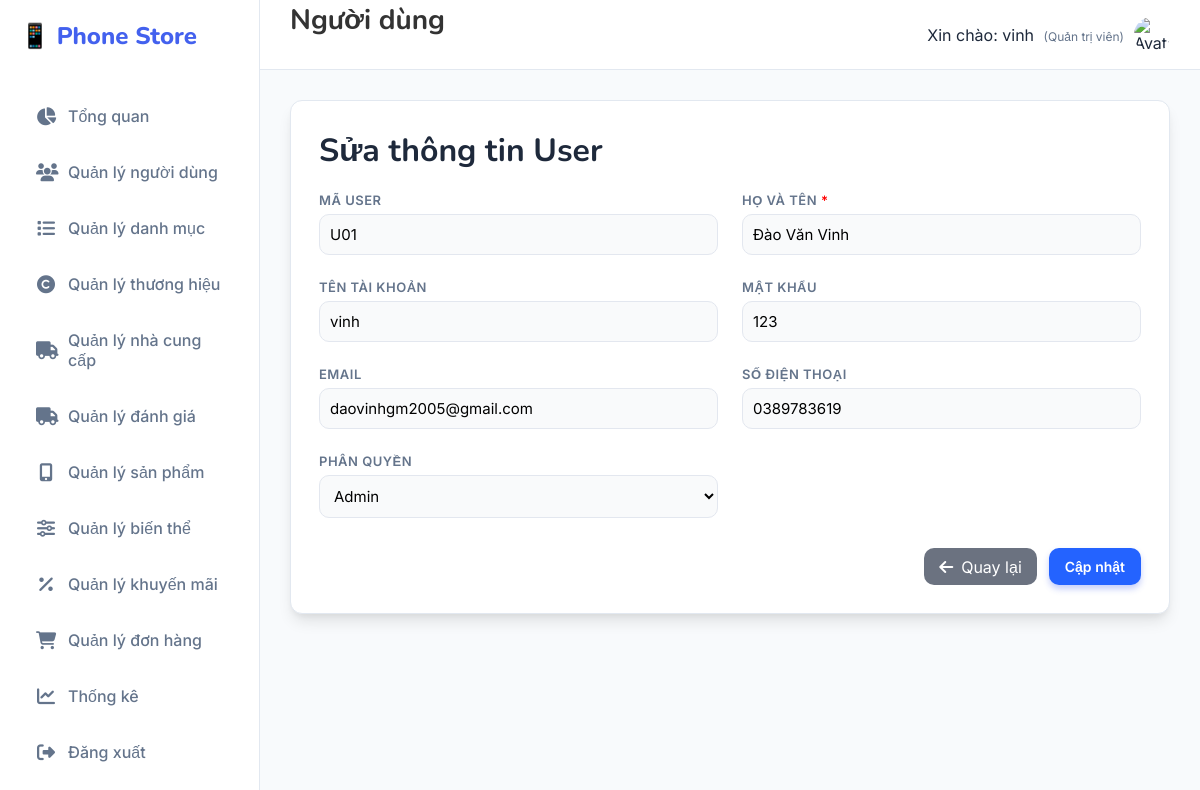
The app's page /Users/sua/U01 (signed in) with its own data.
### tables this page shows
CREATE TABLE `users` (
  `ma_user` varchar(20) NOT NULL,
  `ten_user` varchar(55) NOT NULL,
  `password` varchar(255) NOT NULL,
  `full_name` varchar(255) DEFAULT NULL,
  `email` varchar(55) DEFAULT NULL,
  `phan_quyen` enum('admin','khach_hang') NOT NULL DEFAULT 'khach_hang',
  `so_dien_thoai` varchar(20) DEFAULT NULL,
  `ngay_tao` datetime DEFAULT current_timestamp()
);

### MVC/Core/controller.php (called while the page is built, shortened)
<?php
class controller
{
    public function model($model)
    {
        return new $model;
    }
    public function view($view, $data = [])
    {
        include_once __DIR__ . '/../Views/' . $view . '.php';
    }
}

### MVC/Controllers/Users.php (called while the page is built, shortened)
<?php
class Users extends controller
{
    private $user;
    function __construct()
    {
        $this->user = $this->model("Users_m");
    }
    function sua($ma_user)
    {
        $result = $this->user->Users_getById($ma_user);
        $row = mysqli_fetch_array($result);
        $this->view('Master', [
            'page' => 'Users_sua',
            'ma_user' => $row['ma_user'],
            'ten_user' => $row['ten_user'],
            'full_name' => $row['full_name'],
            'password' => $row['password'],
            'email' => $row['email'],
            'phan_quyen' => $row['phan_quyen'],
            'so_dien_thoai' => $row['so_dien_thoai']
        ]);
    }
}

### MVC/Core/app.php (called while the page is built, shortened)
<?php
class app
{
    protected $action = "Get_data";
    function __construct()
    {
        $arr = $this->processURL();
        if ($arr != null) {
            if (file_exists(__DIR__ . '/../Controllers/' . $arr[0] . '.php')) {
                unset($arr[0]);
            }
        }
        $this->controller = new $this->controller;
        if (isset($arr[1])) {
            if (method_exists($this->controller, $arr[1])) {
                $this->action = $arr[1];
                unset($arr[1]);
            }
        }
        $this->param = $arr ? array_values($arr) : [];
        call_user_func_array([$this->controller, $this->action], $this->param);
    }
    function processURL()
    {
        if (isset($_GET['url'])) {
            return explode('/', filter_var(trim($_GET['url']), FILTER_DEFAULT));
        }
    }
}

### index.php (called while the page is built, shortened)
<?php
    $myapp = new app();
?>

### MVC/Core/connectDB.php (called while the page is built, shortened)
<?php
class connectDB
{
    function __construct()
    {
        $this->con = mysqli_connect('localhost', 'root', '', 'phone_store_v2');
    }
}

### MVC/Models/Users_m.php (called while the page is built, shortened)
<?php
class Users_m extends connectDB
{
    function Users_getById($ma_user)
    {
        $sql = "SELECT * FROM users WHERE ma_user = '$ma_user'";
        return mysqli_query($this->con, $sql);
    }
}

### MVC/Views/Pages/Users_sua.php (the view, shortened to what this page needs)
<!DOCTYPE html>
<html lang="vi">
<body>
    <main class="card">
        <h1>Sửa thông tin User</h1>
        <form method="post" action="http://localhost/Banhang/Users/update">
            <div>
                <label>Mã user</label>
                <input type="text" name="txtMauser" readonly
                    value="<?php echo isset($data['ma_user']) ? htmlspecialchars($data['ma_user']) : '' ?>" />
            </div>
            <div>
                <label>Họ và tên <span style="color:red">*</span></label>
                <input type="text" name="txtHoten" required
                    value="<?php echo isset($data['full_name']) ? htmlspecialchars($data['full_name']) : '' ?>" />
            </div>
            <div>
                <label>Tên tài khoản</label>
                <input type="text" name="txtTenuser" required
                    value="<?php echo isset($data['ten_user']) ? htmlspecialchars($data['ten_user']) : '' ?>" />
            </div>
            <div>
                <label>Mật khẩu</label>
                <input type="text" name="txtPassword"
                    value="<?php echo isset($data['password']) ? htmlspecialchars($data['password']) : '' ?>" />
            </div>
            <div>
                <label>Email</label>
                <input type="email" name="txtEmail"
                    value="<?php echo isset($data['email']) ? htmlspecialchars($data['email']) : '' ?>" />
            </div>
            <div>
                <label>Số điện thoại</label>
                <input type="text" name="txtSoDienThoai"
                    value="<?php echo isset($data['so_dien_thoai']) ? htmlspecialchars($data['so_dien_thoai']) : '' ?>" />
            </div>
            <div>
                <label>Phân quyền</label>
                <select name="ddlPhanquyen">
                    <option value="admin"
                        <?php echo (isset($data['phan_quyen']) && $data['phan_quyen'] == 'admin') ? 'selected' : ''; ?>>
                        Admin
                    </option>
                </select>
            </div>
            <div class="actions">
                <a href="http://localhost/Banhang/Users/danhsach" class="btn-back"><i
                        class="fa-solid fa-arrow-left"></i>
                    Quay lại</a>
                <button type="submit" name="btnCapnhat" class="btn-primary">Cập nhật</button>
            </div>
        </form>
    </main>
</body>
</html>

### Public/Css/style.css (style rules this page uses)
:root { --primary: #4361ee; --primary-dark: #3a0ca3; --secondary: #4cc9f0; --accent: #f72585; --success: #10b981; --warning: #f59e0b; --danger: #ef4444; --dark: #1e293b; --light: #f8fafc; --white: #ffffff; --gray: #64748b; --border: #e2e8f0; --shadow: 0 10px 15px -3px rgba(0, 0, 0, 0.1), 0 4px 6px -2px rgba(0, 0, 0, 0.05); --radius: 16px; --sidebar-width: 260px; }
* { margin: 0; padding: 0; box-sizing: border-box; font-family: "Inter", sans-serif; }
body { background-color: var(--light); color: var(--dark); height: 100vh; overflow: hidden; }
a { text-decoration: none; transition: 0.3s; }
.card { background: var(--white); border-radius: var(--radius); padding: 30px; box-shadow: var(--shadow); border: 1px solid var(--border); margin-bottom: 30px; }
h1, h2 { color: var(--dark); margin-bottom: 20px; font-family: "Nunito", sans-serif; }
form { display: grid; grid-template-columns: repeat(2, 1fr); gap: 24px; }
label { font-size: 13px; font-weight: 600; color: var(--gray); margin-bottom: 8px; display: block; text-transform: uppercase; letter-spacing: 0.5px; }
input, select, textarea { width: 100%; padding: 12px 16px; border: 1px solid var(--border); border-radius: 10px; font-size: 15px; background: #f9fafb; transition: 0.2s; }
.actions { margin-top: 10px; display: flex; gap: 12px; justify-content: flex-end; grid-column: 1 / -1; }
button, .btn { padding: 10px 20px; border-radius: 10px; font-weight: 600; font-size: 14px; cursor: pointer; border: none; display: inline-flex; align-items: center; gap: 8px; transition: 0.2s; text-decoration: none; }
.btn-primary { background: var(--primary); color: #fff; box-shadow: 0 4px 6px rgba(67, 97, 238, 0.3); }

### MVC/Views/Pages/Users_sua.php (style rules this page uses)
:root { --accent: #2463ff; --muted: #6b7280 }
.card { width: 100%; background: #fff; padding: 28px; border-radius: 12px }
label { display: block; margin-bottom: 6px; font-weight: 600 }
input, select { width: 100%; padding: 10px; border-radius: 10px; border: 1px solid #e3e7ef }
.actions { display: flex; gap: 12px; justify-content: flex-end; margin-top: 6px }
.btn-back { background: #6b7280; color: #fff; padding: 8px 15px; border-radius: 10px; text-decoration: none; display: inline-flex; align-items: center; gap: 8px }
.btn-primary { background: var(--accent); color: #fff; padding: 10px 16px; border-radius: 10px; border: 0 }

### records on screen
users: txtMauser "U01", txtHoten "Đào Văn Vinh", txtTenuser "vinh", txtPassword "123", txtEmail "daovinhgm2005@gmail.com", txtSoDienThoai "0389783619", ddlPhanquyen "Admin"

### other values on screen
$_SESSION['user_name'] "vinh"
